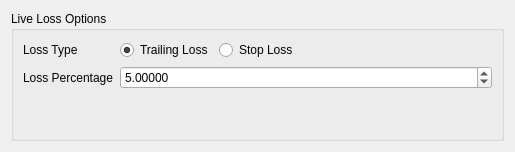
         <widget class="QWidget" name="mainLossTab">
          <attribute name="title">
           <string>Loss</string>
          </attribute>
          <layout class="QGridLayout" name="gridLayout_4">
           <item row="0" column="0">
            <widget class="QGroupBox" name="lossOptionsGroupBox">
             <property name="sizePolicy">
              <sizepolicy hsizetype="Preferred" vsizetype="Preferred">
               <horstretch>0</horstretch>
               <verstretch>0</verstretch>
              </sizepolicy>
             </property>
             <property name="title">
              <string>Live Loss Options</string>
             </property>
             <layout class="QGridLayout" name="gridLayout_10">
              <item row="0" column="0">
               <widget class="QLabel" name="lossTypeLabel">
                <property name="sizePolicy">
                 <sizepolicy hsizetype="Fixed" vsizetype="Preferred">
                  <horstretch>0</horstretch>
                  <verstretch>0</verstretch>
                 </sizepolicy>
                </property>
                <property name="text">
                 <string>Loss Type</string>
                </property>
               </widget>
              </item>
              <item row="0" column="1">
               <widget class="QRadioButton" name="trailingLossRadio">
                <property name="sizePolicy">
                 <sizepolicy hsizetype="Fixed" vsizetype="Fixed">
                  <horstretch>0</horstretch>
                  <verstretch>0</verstretch>
                 </sizepolicy>
                </property>
                <property name="text">
                 <string>Trailing Loss</string>
                </property>
                <property name="checked">
                 <bool>true</bool>
                </property>
               </widget>
              </item>
              <item row="1" column="1" colspan="3">
               <widget class="QDoubleSpinBox" name="lossPercentageSpinBox">
                <property name="sizePolicy">
                 <sizepolicy hsizetype="Preferred" vsizetype="Fixed">
                  <horstretch>0</horstretch>
                  <verstretch>0</verstretch>
                 </sizepolicy>
                </property>
                <property name="toolTip">
                 <string>Loss percentage at which bot exits position</string>
                </property>
                <property name="decimals">
                 <number>5</number>
                </property>
                <property name="value">
                 <double>5.000000000000000</double>
                </property>
               </widget>
              </item>
              <item row="0" column="3">
               <spacer name="horizontalSpacer">
                <property name="orientation">
                 <enum>Qt::Horizontal</enum>
                </property>
                <property name="sizeHint" stdset="0">
                 <size>
                  <width>188</width>
                  <height>20</height>
                 </size>
                </property>
               </spacer>
              </item>
              <item row="0" column="2">
               <widget class="QRadioButton" name="stopLossRadio">
                <property name="sizePolicy">
                 <sizepolicy hsizetype="Fixed" vsizetype="Fixed">
                  <horstretch>0</horstretch>
                  <verstretch>0</verstretch>
                 </sizepolicy>
                </property>
                <property name="text">
                 <string>Stop Loss</string>
                </property>
               </widget>
              </item>
              <item row="1" column="0">
               <widget class="QLabel" name="lossPercentageLabel">
                <property name="sizePolicy">
                 <sizepolicy hsizetype="Fixed" vsizetype="Preferred">
                  <horstretch>0</horstretch>
                  <verstretch>0</verstretch>
                 </sizepolicy>
                </property>
                <property name="text">
                 <string>Loss Percentage</string>
                </property>
               </widget>
              </item>
              <item row="2" column="1">
               <spacer name="verticalSpacer_2">
                <property name="orientation">
                 <enum>Qt::Vertical</enum>
                </property>
                <property name="sizeHint" stdset="0">
                 <size>
                  <width>20</width>
                  <height>40</height>
                 </size>
                </property>
               </spacer>
              </item>
             </layout>
            </widget>
           </item>
          </layout>
         </widget>
